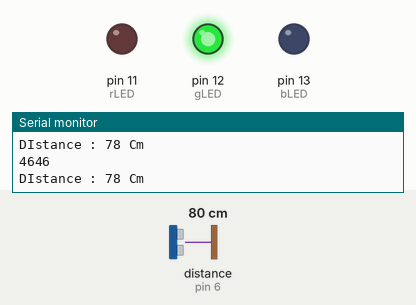
Simulated run of this sketch. Board: Arduino Uno, built with avr-gcc and run on an emulated ATmega328P. Parts: output pins drawn as LEDs (lit = HIGH), the last lines printed to the serial monitor. Wiring (inferred from the names in the program): ultrasonic range finder: trigger pin 7; echo pin 6. The test bench sets the inputs (shaded band); at power-on: distance to the obstacle (sensor on pin 6) 80 cm. The echo pulse lasts 58.3 µs per cm; pins used as bus, display or sensor lines are not drawn.

Above: at 1.3 s.
1.4 s: distance to the obstacle (sensor on pin 6) set to 12 cm
2.9 s: distance to the obstacle (sensor on pin 6) set to 9 cm
At 3.3 s:
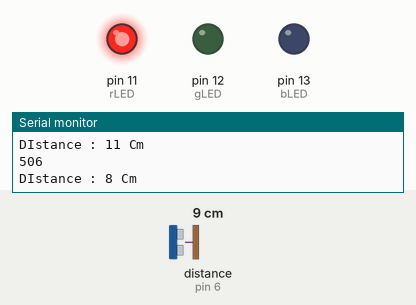
4.5 s: distance to the obstacle (sensor on pin 6) set to 18 cm
At 5.7 s:
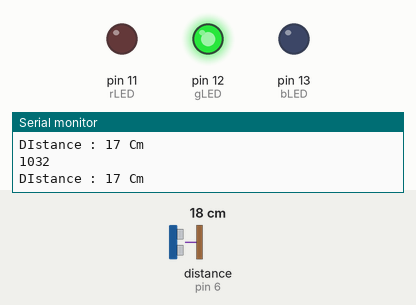
6.0 s: distance to the obstacle (sensor on pin 6) set to 2 cm
At 7.2 s:
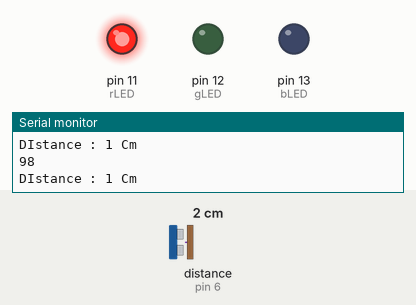
Timing chart, 0 to 8.5 s (numbered marks = the images above; inputs shaded):
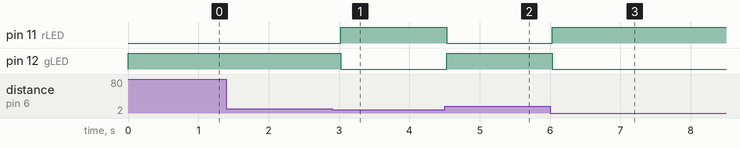

Measured:
- the behaviour switches between 11 and 10 cm on distance to the obstacle (sensor on pin 6) (found by bisection; images 0 and 1)
- after the input at 2.9 s, pin 11 (rLED): LOW → HIGH after 0.12 s; pin 12 (gLED): HIGH → LOW after 0.12 s
- after the input at 4.5 s, pin 11 (rLED): HIGH → LOW at once; pin 12 (gLED): LOW → HIGH at once
- after the input at 6.0 s, pin 11 (rLED): LOW → HIGH at once; pin 12 (gLED): HIGH → LOW at once

The sketch:

sketch_jan20_ultrasonic.ino
```cpp
/*초음파 센서를 이용해서 거리를 측정해서
10센티미터 이내에 사물이 들어오면
LED를 깜빡이게 하는 장치
*/

#define TRIG 7 //TRIG 핀 설정 (초음파 보내는 핀)
#define ECHO 6 //ECHO 핀 설정 (초음파 받는 핀)
#define rLED 11 // led  핀 설정 (LED를 켜는 핀) //red
#define gLED 12                               //green
#define bLED 13                               //blue

void led(int pinN, int onTime=1000, int offTime=1000);  // 핀번호, 켜져있는시간, 꺼져있는시간, 디폴트 값은 1000ms
long ultra();

void setup() {
  Serial.begin(9600); //PC모니터로 센서값을 확인하기위해서 시리얼 통신을 정의해줍니다.
  pinMode(rLED, OUTPUT);
  pinMode(gLED, OUTPUT);
  pinMode(bLED, OUTPUT);
  pinMode(TRIG, OUTPUT);
  pinMode(ECHO, INPUT);
}

void loop(){

  long distance;

  distance = ultra();

  if (distance<10){
    //led(rLED, 50, 50);
    safe(0);
  }

  else if (distance<30){
    //led(gLED, 100, 100);
    safe(1);
  }

  else{
    //led(bLED, 500, 500);
    safe(1);
  }


  delay(500); //1초마다 측정값을 보여줍니다.
}
void safe(bool x){
  digitalWrite(gLED, x);
  digitalWrite(rLED, !x);
}
long ultra(){
  long duration, distance;

  digitalWrite(TRIG, LOW);
  delayMicroseconds(2);
  digitalWrite(TRIG, HIGH);
  delayMicroseconds(10);
  digitalWrite(TRIG, LOW);

  duration = pulseIn (ECHO, HIGH); //물체에 반사되어돌아온 초음파의 시간을 변수에 저장합니다.

  //34000*초음파가 물체로 부터 반사되어 돌아오는시간 /1000000 / 2(왕복값이아니라 편도값이기때문에 나누기2를 해줍니다.)

  //초음파센서의 거리값이 위 계산값과 동일하게 Cm로 환산되는 계산공식 입니다. 수식이 간단해지도록 적용했습니다.

  distance = duration * 17 / 1000;

  //PC모니터로 초음파 거리값을 확인 하는 코드 입니다.

  Serial.println(duration ); //초음파가 반사되어 돌아오는 시간을 보여줍니다.
  Serial.print("\nDIstance : ");
  Serial.print(distance); //측정된 물체로부터 거리값(cm값)을 보여줍니다.
  Serial.println(" Cm");
  return distance;
}
void led(int pinN, int onTime, int offTime){
  digitalWrite(pinN, HIGH);
  delay(onTime);
  digitalWrite(pinN, LOW);
  delay(offTime);
}
```
